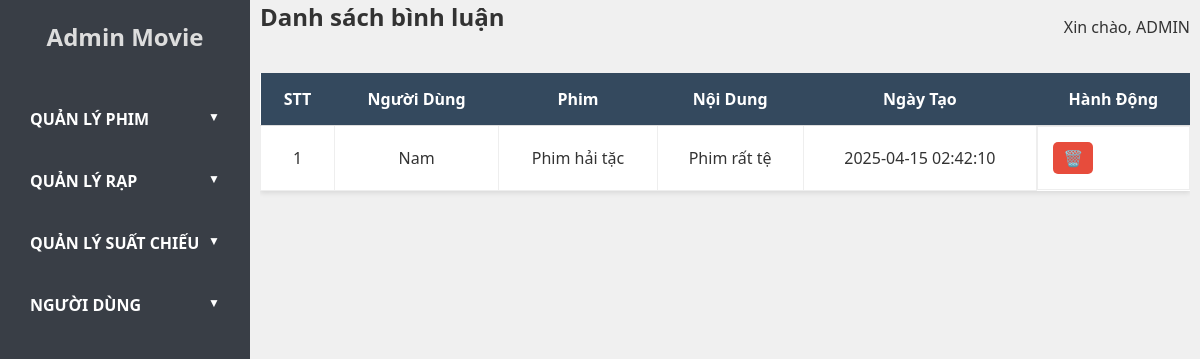
The app's page /admin.php?controller=review&action=index (signed in) with its own data.
### tables this page shows
CREATE TABLE `reviews` (
  `id` int NOT NULL,
  `user_id` int NOT NULL,
  `movie_id` int NOT NULL,
  `content` text NOT NULL,
  `created_at` datetime DEFAULT CURRENT_TIMESTAMP
);

CREATE TABLE `users` (
  `id` int NOT NULL,
  `username` varchar(50) NOT NULL,
  `phone` varchar(15) DEFAULT NULL,
  `email` varchar(255) NOT NULL,
  `password` varchar(255) NOT NULL,
  `address` varchar(255) DEFAULT NULL,
  `image` varchar(100) DEFAULT NULL,
  `role` enum('user','admin') NOT NULL DEFAULT 'user',
  `created_at` datetime DEFAULT CURRENT_TIMESTAMP
);

CREATE TABLE `movies` (
  `id` int NOT NULL,
  `title` varchar(255) NOT NULL,
  `description` text,
  `duration` int NOT NULL,
  `release_date` date NOT NULL,
  `trailer_path` varchar(100) DEFAULT NULL,
  `poster_path` varchar(100) DEFAULT NULL,
  `view` int DEFAULT '0',
  `created_at` datetime DEFAULT CURRENT_TIMESTAMP,
  `director` varchar(255) DEFAULT NULL
);

### models/BaseModel.php (called while the page is built, shortened)
<?php
class BaseModel
{
     public function __construct($db, $table)
     {
          $this->conn = $db;
     }
}
?>

### models/ReviewModel.php (called while the page is built, shortened)
<?php
require_once MODEL_PATH . 'BaseModel.php';
class ReviewModel extends BaseModel
{
     public function getAllReviews()
     {
          $query = "
               SELECT r.*, u.username, m.title
               FROM reviews r
               INNER JOIN users u ON r.user_id = u.id
               INNER JOIN movies m ON r.movie_id = m.id
               ORDER BY r.created_at DESC
          ";
          $stmt = $this->conn->prepare($query);
          $stmt->execute();
          return $stmt->fetchAll(PDO::FETCH_ASSOC);
     }
}
?>

### views/admin/admin_review/review_list.php (the view, shortened to what this page needs)
<div class="main-content">
     <div class="header">
          <h1>Danh sách bình luận</h1>
          <div class="user-info">
               <span>Xin chào, ADMIN</span>
          </div>
     </div>
     <?php if (empty($reviews)): ?>
          <p>Không có bình luận nào.</p>
     <?php else: ?>
          <div class="table-container">
               <table>
                    <thead>
                         <tr>
                              <th>STT</th>
                              <th>Người dùng</th>
                              <th>Phim</th>
                              <th>Nội dung</th>
                              <th>Ngày tạo</th>
                              <th>Hành động</th>
                         </tr>
                    </thead>
                    <tbody>
                         <?php $i = 1;
                         foreach ($reviews as $review): ?>
                              <tr>
                                   <td><?= htmlspecialchars($i) ?></td>
                                   <td><?= htmlspecialchars($review['username']) ?></td>
                                   <td><?= htmlspecialchars($review['title']) ?></td>
                                   <td><?= htmlspecialchars($review['content']) ?></td>
                                   <td><?= htmlspecialchars($review['created_at']) ?></td>
                                   <td class="action-buttons">
                                        <form action="admin.php?controller=review&action=delete" method="post"
                                             onsubmit="return confirm('Bạn có chắc chắn muốn xóa bình luận này?');">
                                             <button type="submit" class="delete-btn">🗑️</button>
                                        </form>
                                   </td>
                              </tr>
                         <?php $i++;
                         endforeach; ?>
                    </tbody>
               </table>
          </div>
     <?php endif; ?>
</div>

### public/css/admin/style.css (style rules this page uses)
* { margin: 0; padding: 0; box-sizing: border-box; font-family: 'Segoe UI', Tahoma, Geneva, Verdana, sans-serif; }
body { display: flex; height: 100vh; background-color: #f0f0f0; }
button { outline: none; border: none; }
.table-container { height: 550px; overflow-y: auto; }
.main-content { height: 100%; flex: 1; padding: 0 10px; }
.header { display: flex; justify-content: space-between; align-items: center; margin-bottom: 20px; }
.header h1 { font-size: 24px; }
.user-info { font-size: 16px; color: #333; }
table { width: 100%; border-collapse: collapse; background-color: white; box-shadow: 0 2px 5px rgba(0, 0, 0, 0.1); }
table th, table td { padding: 15px; text-align: center; border-bottom: 1px solid #ddd; }
table th { background-color: #34495e; color: white; text-transform: capitalize; position: sticky; top: 0; }
table td { color: #333; border: 1px solid #eee; }
.edit-btn, .delete-btn { display: inline-block; padding: 5px 10px; text-decoration: none; border-radius: 5px; margin-right: 5px; font-size: 16px; }
.delete-btn { background-color: #e74c3c; color: white; }
h1 { text-align: center; font-size: 22px; margin-bottom: 20px; color: #333; }
.action-buttons { display: flex; }

### records on screen
reviews: user.username "Nam", movie.title "Phim hải tặc", content "Phim rất tệ", created_at "2025-04-15 02:42:10"
